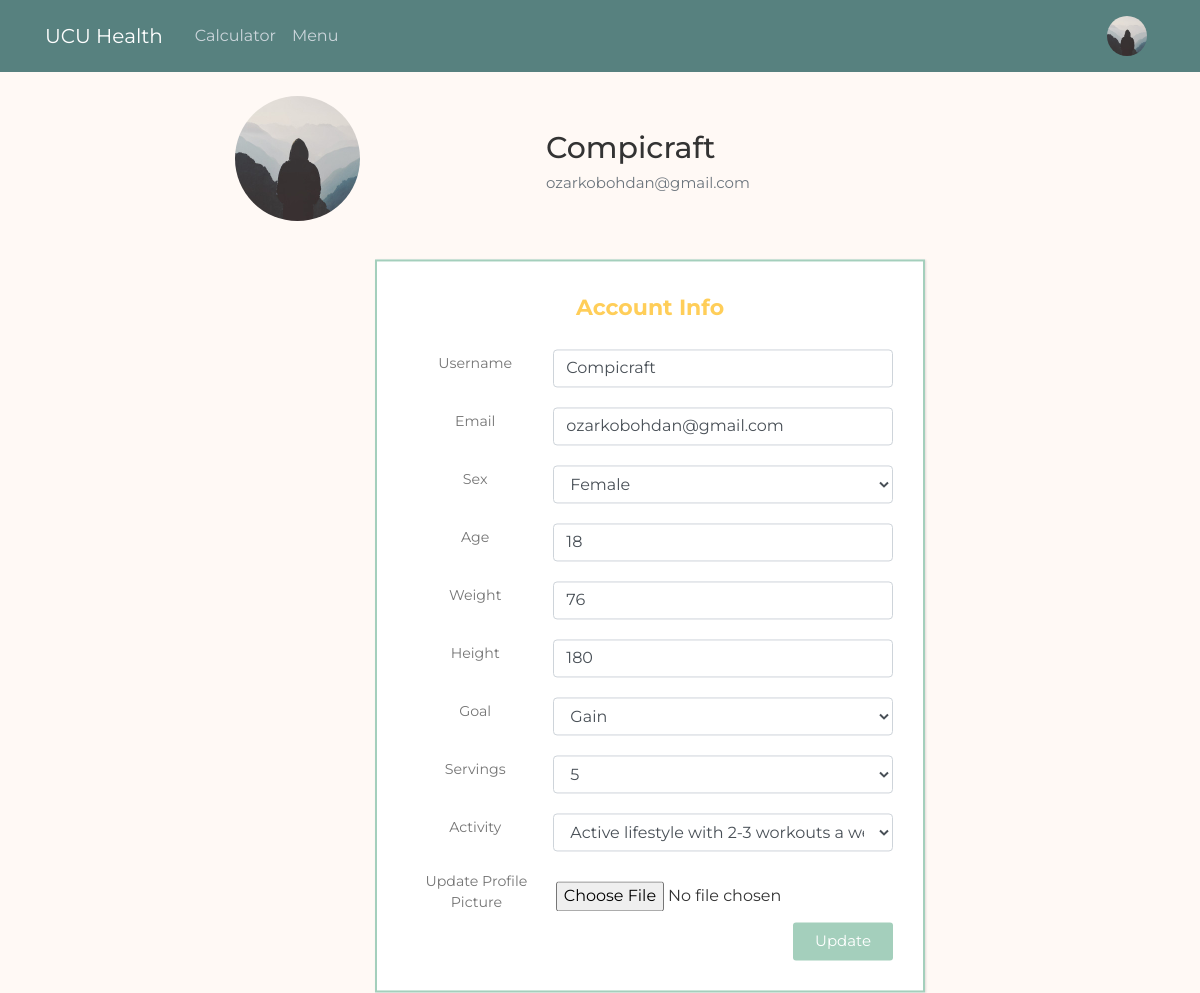
Page /account_update (signed in) on the earlier database version.
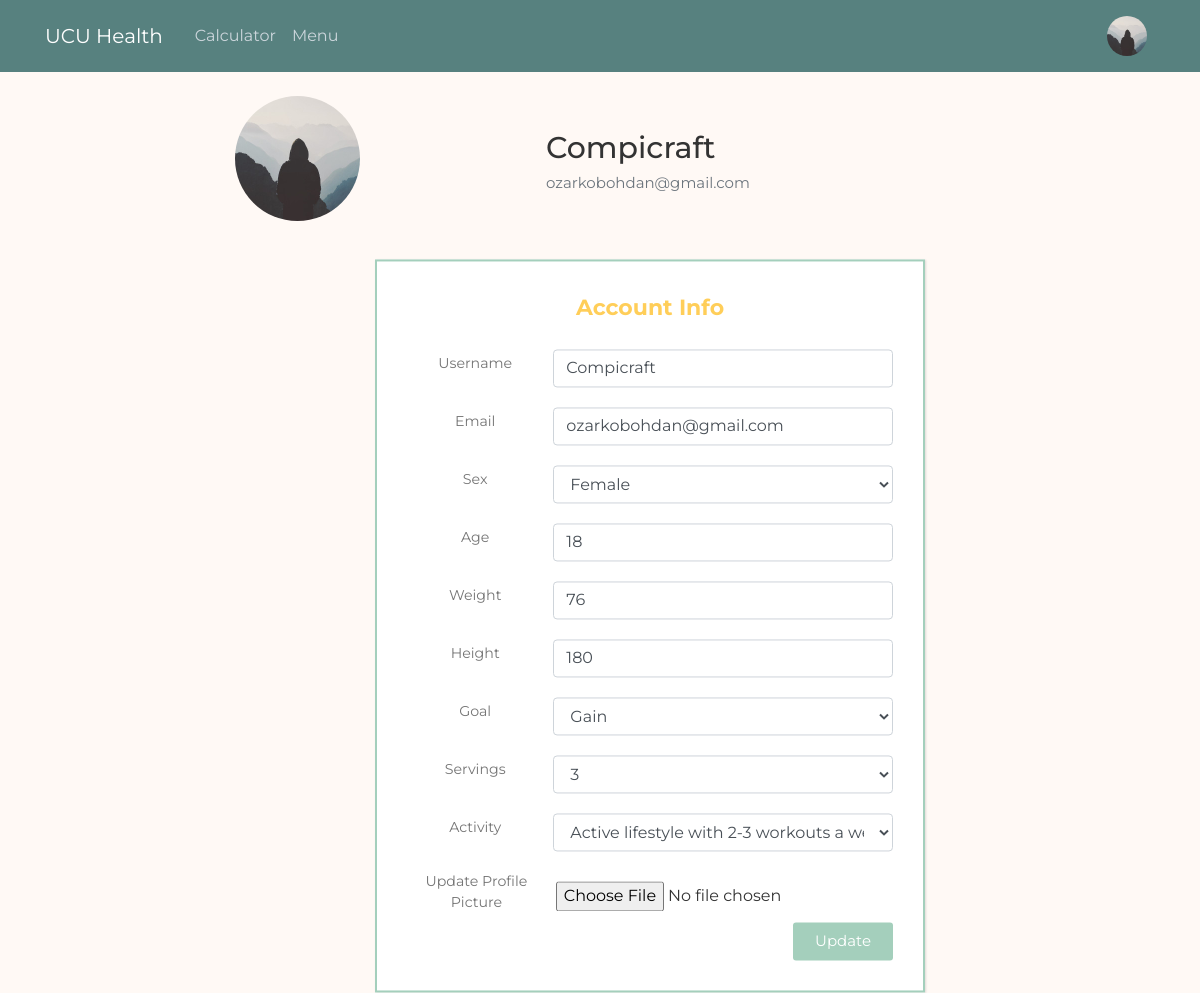
Same page on the later database version.
### main/models.py (models this page shows, shortened)
class User(db.Model, UserMixin):
    id = db.Column(db.Integer, primary_key=True)
    username = db.Column(db.String(20), unique=True, nullable=False)
    email = db.Column(db.String(120), unique=True, nullable=False)
    password = db.Column(db.String(100), nullable=False)
    image_file = db.Column(db.String(20), nullable = False, default='default.jpg')
    custom_plan = db.Column(db.Boolean, default = False)
    sex = db.Column(db.String(10), nullable = False)
    age = db.Column(db.Integer, nullable = False)
    height = db.Column(db.Integer, nullable=False)
    weight = db.Column(db.Integer, nullable=False)
    goal = db.Column(db.Integer, nullable=False)
    activity = db.Column(db.Float, nullable=False)
    calories = db.Column(db.Float, nullable=False)
    proteins = db.Column(db.Float, nullable=False)
    carbs = db.Column(db.Float, nullable=False)
    fats = db.Column(db.Float, nullable=False)
    servings = db.Column(db.Integer, nullable = False, default = 3)
    meals = db.relationship('Meal', backref="author", lazy = True)

### main/routes.py (the view, shortened to what this page needs)
@app.route('/account_update', methods=["GET", 'POST'])
@login_required
def account_update():
    form = UpdateAccountForm()
    with open('main/data/daily_distribution.json', 'r', encoding='utf-8') as file:
        choices = list(json.load(file).keys())
    form.servings.choices = choices
    form.username.data = current_user.username
    form.email.data = current_user.email
    form.sex.data = current_user.sex
    form.age.data = current_user.age
    form.height.data = current_user.height
    form.weight.data = current_user.weight
    form.goal.data = current_user.goal
    form.activity.data = current_user.activity
    form.servings.data = current_user.servings
    image_file = url_for('static', filename = 'profile_pics/' + current_user.image_file)
    return render_template('account_update.html', title = "Account Update",
        image_file=image_file, form=form)

### main/models.py (called while the page is built)
@login_manager.user_loader
def load_user(user_id):
    return User.query.get(int(user_id))

### main/templates/account_update.html (shortened to what the changed rows need)
{% extends "layout.html" %}
{% block content %}
    <link href="{{ url_for('static', filename='account_update.css') }}" rel="stylesheet">
    <div class="media">
        <div class="media-body ml-3">
            <h2 class="account-heading">{{ current_user.username }}</h2>
            <p class="text-secondary">{{ current_user.email }}</p>
        </div>
    </div>
    <div class="wrapper">
        <form method="POST" action="" enctype="multipart/form-data">
        <fieldset class="form">
            <div class="input_field">
                {{ form.username.label(class="form-control-label") }}
                {% if form.username.errors %}
                    {{ form.username(class="form-control form-control-xxl is-invalid") }}
                    <div class="invalid-feedback">
                        {% for error in form.username.errors %}
                            <span>{{ error }}</span>
                        {% endfor %}
                    </div>
                {% else %}
                    {{ form.username(class="form-control form-control-xxl") }}
                {% endif %}
            </div>
            <div class="input_field">
                {{ form.email.label(class="form-control-label") }}
                {% if form.email.errors %}
                    {{ form.email(class="form-control form-control-xxl is-invalid") }}
                    <div class="invalid-feedback">
                        {% for error in form.email.errors %}
                            <span>{{ error }}</span>
                        {% endfor %}
                    </div>
                {% else %}
                    {{ form.email(class="form-control form-control-xxl") }}
                {% endif %}
            </div>
            <div class="input_field">
                {{ form.sex.label(class="form-control-label") }}
                {% if form.sex.errors %}
                    {{ form.sex(class="form-control form-control-xxl is-invalid") }}
                    <div class="invalid-feedback">
                        {% for error in form.sex.errors %}
                            <span>{{ error }}</span>
                        {% endfor %}
                    </div>
                {% else %}
                    {{ form.sex(class="form-control form-control-xxl") }}
                {% endif %}
            </div>
            <div class="input_field">
                {{ form.age.label(class="form-control-label") }}
                {% if form.age.errors %}
                    {{ form.age(class="form-control form-control-xxl is-invalid") }}
                    <div class="invalid-feedback">
                        {% for error in form.age.errors %}
                            <span>{{ error }}</span>
                        {% endfor %}
                    </div>
                {% else %}
                    {{ form.age(class="form-control form-control-xxl") }}
                {% endif %}
            </div>
            <div class="input_field">
                {{ form.weight.label(class="form-control-label") }}
                {% if form.weight.errors %}
                    {{ form.weight(class="form-control form-control-xxl is-invalid") }}
                    <div class="invalid-feedback">
                        {% for error in form.weight.errors %}
                            <span>{{ error }}</span>
                        {% endfor %}
                    </div>
                {% else %}
                    {{ form.weight(class="form-control form-control-xxl") }}
                {% endif %}
            </div>
            <div class="input_field">
                {{ form.height.label(class="form-control-label") }}
                {% if form.height.errors %}
                    {{ form.height(class="form-control form-control-xxl is-invalid") }}
                    <div class="invalid-feedback">
                        {% for error in form.height.errors %}
                            <span>{{ error }}</span>
                        {% endfor %}
                    </div>
                {% else %}
                    {{ form.height(class="form-control form-control-xxl") }}
                {% endif %}
            </div>
            <div class="input_field">
                {{ form.goal.label(class="form-control-label") }}
                {% if form.goal.errors %}
                    {{ form.goal(class="form-control form-control-xxl is-invalid") }}
                    <div class="invalid-feedback">
                        {% for error in form.goal.errors %}
                            <span>{{ error }}</span>
                        {% endfor %}
                    </div>
                {% else %}
                    {{ form.goal(class="form-control form-control-xxl") }}
                {% endif %}
            </div>
            <div class="input_field">
                {{ form.servings.label(class="form-control-label") }}
                {% if form.servings.errors %}
                    {{ form.servings(class="form-control form-control-xxl is-invalid") }}
                    <div class="invalid-feedback">
                        {% for error in form.servings.errors %}
                            <span>{{ error }}</span>
                        {% endfor %}
                    </div>
                {% else %}
                    {{ form.servings(class="form-control form-control-xxl") }}
                {% endif %}
            </div>
            <div class="input_field">
                {{ form.activity.label(class="form-control-label") }}
                {% if form.activity.errors %}
                    {{ form.activity(class="form-control form-control-xxl is-invalid") }}
                    <div class="invalid-feedback">
                        {% for error in form.activity.errors %}
                            <span>{{ error }}</span>
                        {% endfor %}
                    </div>
                {% else %}
                    {{ form.activity(class="form-control form-control-xxl") }}
                {% endif %}
            </div>
        </fieldset>
    </form>
    </div>
{% endblock content %}

### main/templates/layout.html (shortened to what this page needs)
<!DOCTYPE html>
<html>
  <head>
    <link
      rel="stylesheet"
      href="https://maxcdn.bootstrapcdn.com/bootstrap/4.0.0/css/bootstrap.min.css"
 />
    <link
      rel="stylesheet"
      type="text/css"
      href="{{ url_for('static', filename='main.css') }}" />
  </head>
  <body>
    <header class="site-header">
      <nav class="navbar navbar-expand-lg navbar-dark bg-steel fixed-top">
        <div class="container">
          <a class="navbar-brand mr-4" href="{{ url_for('main') }}">UCU Health</a>
          <div class="collapse navbar-collapse" id="navbarToggle">
            <div class="navbar-nav mr-auto">
              <a class="nav-item nav-link" href="{{ url_for('calculator') }}">Calculator</a>
              <a class="nav-item nav-link" href="{{ url_for('menu') }}">Menu</a>
            </div>
            <div class="navbar-nav">
            {% if current_user.is_authenticated %}
              <a class="nav-item nav-link" href="{{ url_for("account") }}"><img class="rounded-circle panel-img" src="{{ url_for('static', filename = 'profile_pics/' + current_user.image_file ) }} "></a>
            {% else %}
              <a class="nav-item nav-link" href="{{ url_for("login") }}">Login</a>
              <a class="nav-item nav-link" href="{{ url_for("register") }}">Register</a>
            {% endif %}
            </div>
          </div>
        </div>
      </nav>
    </header>
    <main role="main" class="container">
      <div class="row">
        <div class="col-md-8">
          {% block content %}{% endblock %}
        </div>
    </main>
  </body>
</html>

Differences in the rows shown:
changed User "Compicraft": servings "5" → "3"
